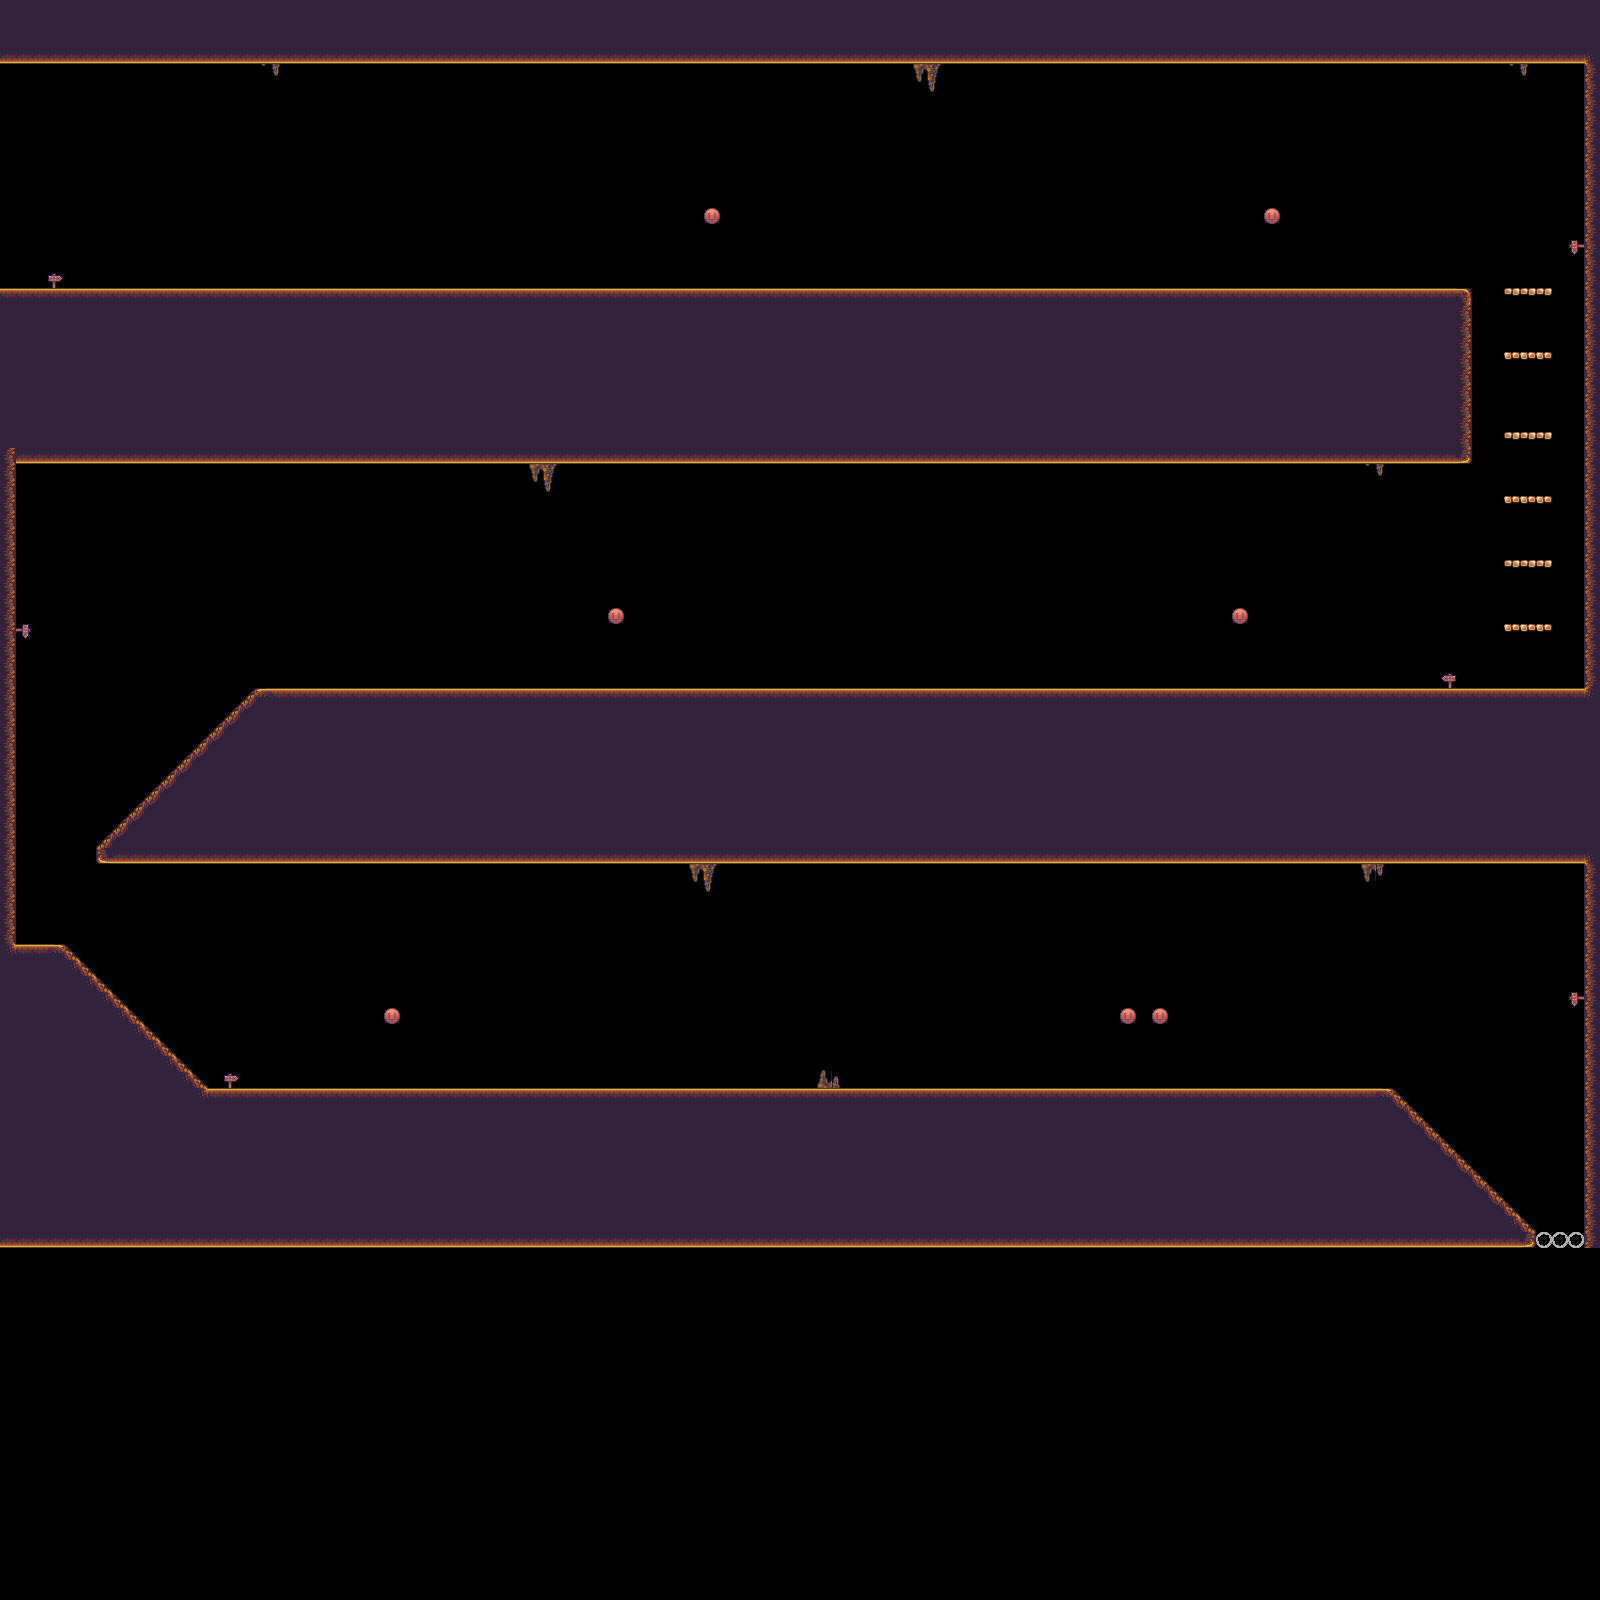

This is a level from a 2D game, rendered from its Tiled map with the project's own tilesets. A one-line summary and the map file follow, with tile-layer data summarised:
An orthogonal 100x100 tile map with 16x16 px tiles, 1 tile layer (タイルレイヤー1), 2 tilesets.

<map version="1.9" tiledversion="1.9.2" orientation="orthogonal" renderorder="right-down" width="100" height="100" tilewidth="16" tileheight="16" infinite="0" nextlayerid="2" nextobjectid="1">
 <tileset firstgid="1" source="MapChip.tsx" />
 <tileset firstgid="385" source="使うやつ.tsx" />
 <layer id="1" name="タイルレイヤー1" width="100" height="100">
  <data>[10000 cells, 3557 non-empty, 33 distinct tile ids]</data>
 </layer>
</map>